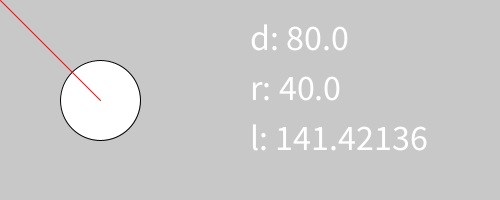
Frame 1 (no input)
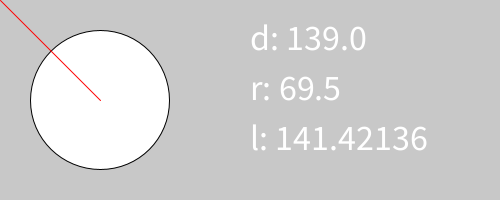
Frame 60 (the mouse pressed at the canvas centre just before this capture)
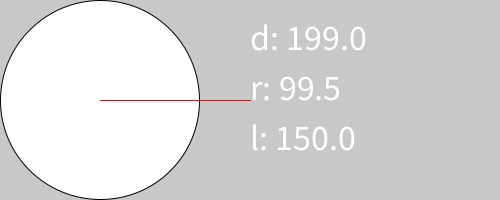
Frame 120 (the mouse held since frame 60 and released just before this capture)

The Processing sketch that drew these frames (run headless with seeded random() and noise(); from frame 60 on, the mouse is pressed at the canvas centre):

// Processing sketch: ej05a_funcion_dist
// ── ej05a_funcion_dist.pde

// Explicación de función dist(x1, y1, x2, y2)   //distancia

float x1, y1;
float diametro;

int direccion = 1;

void setup() {
  size( 500, 200 );
  textSize( 36 );

  x1 = 100;
  y1 = 100;
  diametro = 80;
}

void draw() {
  background( 200 );

  //machete en texto
  stroke( 0 );
  fill( 255 );
  //diametro
  text( "d: " + diametro, 250, 50 );
  //radio
  float r = diametro / 2;
  text( "r: " + r, 250, 100 );
  //largo de la linea roja
  float largo = dist( x1, y1, mouseX, mouseY );
  text( "l: " + largo, 250, 150 );
  //estoy adentro del circle?
  boolean estoyAdentro = largo < r;  //distancia menor al radio

  //------------------------------------------------------
  //zona circular - potencial boton
  stroke( 0 );
  if( estoyAdentro ){  //si
    fill( 0 );
  }else{  //sino
    fill( 255 );
  }
  circle( x1, y1, diametro );

  //linea roja
  stroke( 255, 0, 0 );
  line( x1, y1, mouseX, mouseY );
  
  //flashada: diametro incrementable
  /*
  if( r <= 140 )  
    diametro += 0.3;
  else
    diametro = 0;
  */
  //flashada 2: crece y decrece
  if( r < 0 ){  //instante
    direccion = 1;
    println( "agrandar" );
  }
  if( r > 140 ){  //instante
    direccion = -1;
    println( "achicar" );
  }
  diametro += direccion;

  //background( 200 );  //OJO con ponerlo al final de draw: tapa el dibujo
}
